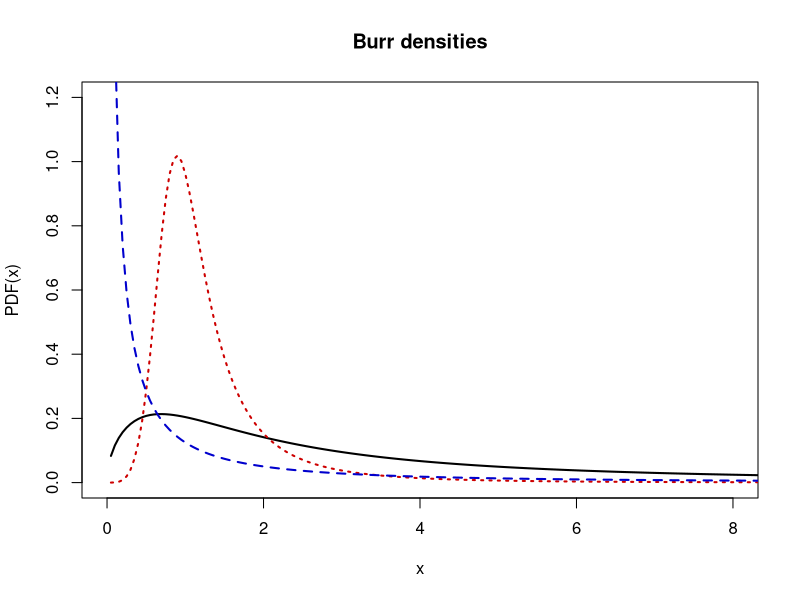
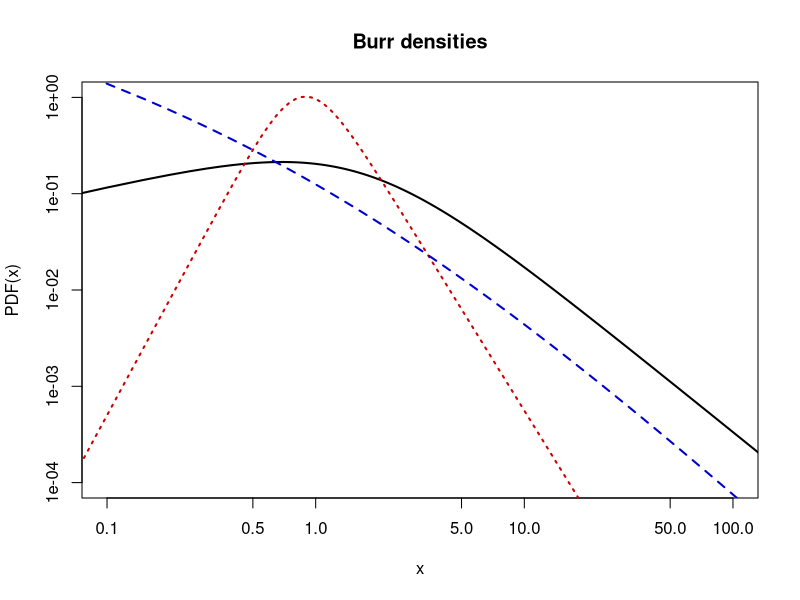
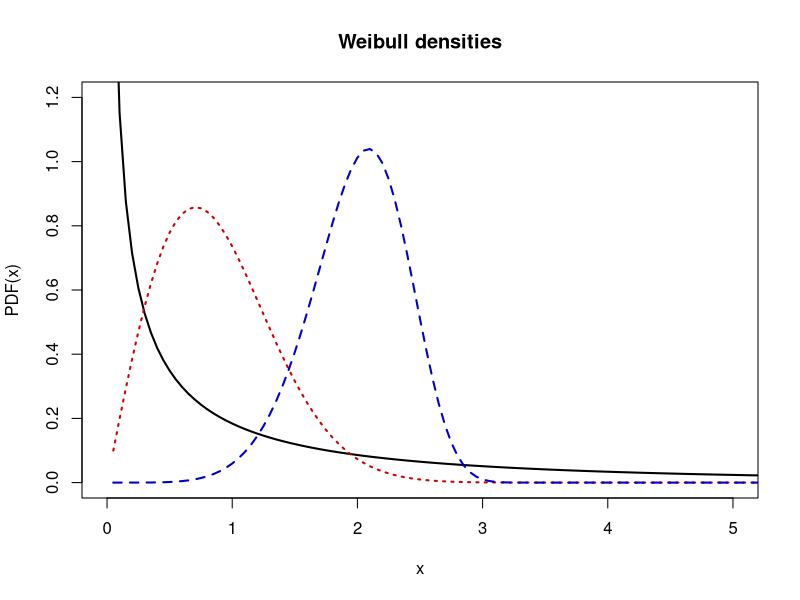
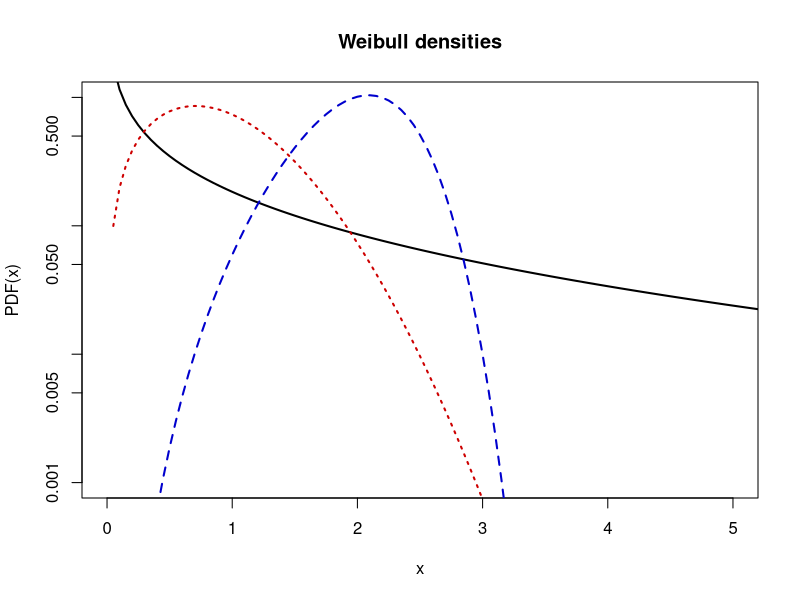

Here is the R script that generated these plots, in order:
# ---------------------------------------------------------------------
# Book:         STF2
# ---------------------------------------------------------------------
# Quantlet:     STFloss06
# ---------------------------------------------------------------------
# Description:  STFloss06 plots three sample Burr pdfs, Burr(alpha,
#               lambda, tau), on linear and double-logarithmic scales 
#               and three sample Weibull pdfs, Weib(beta, tau), on a 
#               linear and semi-logarithmic scales. We can see that for
#               tau<1 the tails are much heavier and they look like
#               power-law.
# ---------------------------------------------------------------------
# Usage:        -
# ---------------------------------------------------------------------
# See also:     STFloss01, STFloss02, STFloss03, STFloss04, STFloss06,
#               STFloss07, STFloss08, STFloss09, STFloss10
# ---------------------------------------------------------------------
# Inputs:       none
# ---------------------------------------------------------------------
# Output:       Plots of three sample Burr pdfs, Burr(alpha,
#               lambda, tau), on linear and double-logarithmic scales 
#               and three sample Weibull pdfs, Weib(beta, tau), on a 
#               linear and semi-logarithmic scales. We can see that for
#               tau<1 the tails are much heavier and they look like
#               power-law.      
# ---------------------------------------------------------------------
# Example:      -
# ---------------------------------------------------------------------
# Author:       Matlab: Joanna Janczura
#               R: Awdesch Melzer 20121008
# ---------------------------------------------------------------------

# clear variables and close windows
rm(list=ls(all=TRUE))
graphics.off()

Burrpdf = function(x,alpha,lambda,tau){
#BURRPDF Burr probability density function (pdf).
#   Y = BURRPDF(X,ALPHA,LAMBDA,TAU) returns the pdf of the Burr
#   distribution with parameters ALPHA,LAMBDA,TAU, evaluated at the values in X.
#   For CONTROL=0 the error message is displayed, if the parmeters are
#   negative.
#   
#   The default values for the parameters ALPHA, LAMBDA, TAU, CONTROL are
#   1, 1, 2, 0, respectively.
  if (missing(tau)==TRUE){
  	tau = 2
  }
  if (missing(lambda)==TRUE){
  	lambda = 1
  }
  if (missing(alpha)==TRUE){
    alpha = 1
  }
  if (missing(x)==TRUE){
      stop("stats:normpdf:TooFewInputs! Input argument X is undefined.")
  }
  if (lambda<=0){
  	stop('Non-positive lambda!')
  }
  if (alpha<=0){
  	stop('Non-positive alpha!')
  }

  x = cbind(x)
  y = matrix(0,dim(x)[1], dim(x)[2])
  pos = x>0
  y[pos]=tau*alpha*lambda^alpha*x[pos]^(tau-1)*(lambda+x[pos]^tau)^(-alpha-1)
}

step=20;

# Burr densities
x = (1:(144*step))/step
y1 = Burrpdf(x,0.5,2,1.5)
y2 = Burrpdf(x,0.5,0.5,5)
y3 = Burrpdf(x,2,1,0.5)


# Burr linear plot
plot(x, y1, col="black", type="l", lwd=2, xlab="x", ylab="PDF(x)", ylim=c(0,1.2),xlim=c(0,8))
title("Burr densities")
lines(x,y2,col="red3", lty=3,lwd=2)
lines(x,y3,col="blue3", lty=2, lwd=2)

# Burr double-logarithmic densities
dev.new()
plot(x,y1,log="xy", col="black", type="l", lwd=2, xlab="x", ylab="PDF(x)", ylim=c(10e-5,10e-1),xlim=c((10e-2), (10e1)))
par(new=T)
plot(x,y2, type="l", log="xy", axes=F,frame=F,ylab="",xlab="",col="red3", lty=3,lwd=2,ylim=c(10e-5,10e-1),xlim=c((10e-2), (10e1)))
par(new=T)
plot(x,y3, type="l", log="xy", axes=F,frame=F,ylab="",xlab="",col="blue3", lty=2,,lwd=2,ylim=c(10e-5,10e-1),xlim=c((10e-2), (10e1)))
title("Burr densities")

# Weibull densities
y1 = dweibull(x,shape=0.5,scale=(1^(-1/0.5)))
y2 = dweibull(x,shape=2,scale=(1^(-1/2)))
y3 = dweibull(x,shape=6,scale=(0.01^(-1/6)))

# Weibull linear plot
dev.new()
plot(x, y1, col="black", type="l", lwd=2, xlab="x", ylab="PDF(x)", ylim=c(0,1.2),xlim=c(0,5))
title("Weibull densities")
lines(x,y2,col="red3", lty=3,lwd=2)
lines(x,y3,col="blue3", lty=2, lwd=2)

# Weibull semi-logarithmic plot
dev.new()
plot(x,y1,log="y", col="black", type="l", lwd=2, xlab="x", ylab="PDF(x)", ylim=c(10e-4,10e-1),xlim=c(0,5))
par(new=T)
plot(x,y2, type="l", log="y", axes=F,frame=F,ylab="",xlab="",col="red3", lty=3,lwd=2,ylim=c(10e-4,10e-1),xlim=c(0,5))
par(new=T)
plot(x,y3, type="l", log="y", axes=F,frame=F,ylab="",xlab="",col="blue3", lty=2,,lwd=2,ylim=c(10e-4,10e-1),xlim=c(0,5))
title("Weibull densities")
